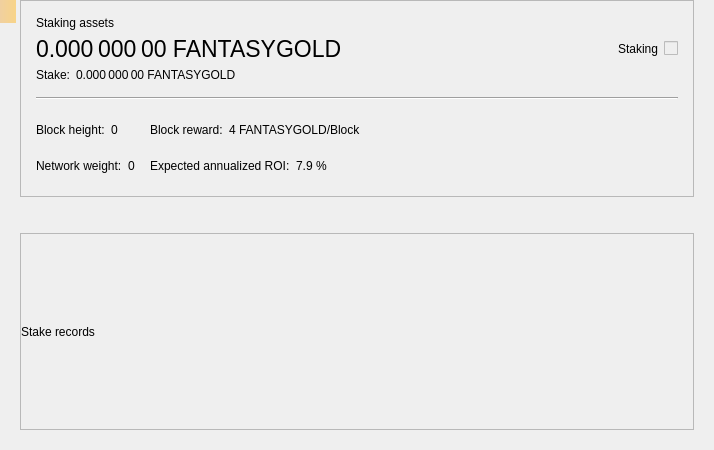
<?xml version="1.0" encoding="UTF-8"?>
<ui version="4.0">
 <class>StakePage</class>
 <widget class="QWidget" name="StakePage">
  <property name="geometry">
   <rect>
    <x>0</x>
    <y>0</y>
    <width>714</width>
    <height>450</height>
   </rect>
  </property>
  <property name="windowTitle">
   <string>Form</string>
  </property>
  <layout class="QVBoxLayout" name="verticalLayout_3">
   <property name="leftMargin">
    <number>20</number>
   </property>
   <property name="topMargin">
    <number>0</number>
   </property>
   <property name="rightMargin">
    <number>20</number>
   </property>
   <property name="bottomMargin">
    <number>20</number>
   </property>
   <item>
    <widget class="QFrame" name="frameStakeInfo">
     <property name="frameShape">
      <enum>QFrame::StyledPanel</enum>
     </property>
     <property name="frameShadow">
      <enum>QFrame::Raised</enum>
     </property>
     <layout class="QVBoxLayout" name="verticalLayout">
      <property name="spacing">
       <number>15</number>
      </property>
      <property name="leftMargin">
       <number>15</number>
      </property>
      <property name="topMargin">
       <number>15</number>
      </property>
      <property name="rightMargin">
       <number>15</number>
      </property>
      <property name="bottomMargin">
       <number>15</number>
      </property>
      <item>
       <layout class="QGridLayout" name="gridLayout_2">
        <property name="spacing">
         <number>6</number>
        </property>
        <item row="1" column="0">
         <widget class="QLabel" name="labelAssets">
          <property name="font">
           <font>
            <pointsize>17</pointsize>
           </font>
          </property>
          <property name="cursor">
           <cursorShape>IBeamCursor</cursorShape>
          </property>
          <property name="toolTip">
           <string>Your current spendable balance</string>
          </property>
          <property name="text">
           <string notr="true">0.000 000 00 FANTASYGOLD</string>
          </property>
          <property name="alignment">
           <set>Qt::AlignLeading|Qt::AlignLeft|Qt::AlignVCenter</set>
          </property>
          <property name="textInteractionFlags">
           <set>Qt::LinksAccessibleByMouse|Qt::TextSelectableByMouse</set>
          </property>
         </widget>
        </item>
        <item row="0" column="0">
         <widget class="QLabel" name="labelAssetsText">
          <property name="text">
           <string>Staking assets</string>
          </property>
          <property name="alignment">
           <set>Qt::AlignLeading|Qt::AlignLeft|Qt::AlignVCenter</set>
          </property>
         </widget>
        </item>
        <item row="1" column="2">
         <spacer name="horizontalSpacer_2">
          <property name="orientation">
           <enum>Qt::Horizontal</enum>
          </property>
          <property name="sizeHint" stdset="0">
           <size>
            <width>40</width>
            <height>20</height>
           </size>
          </property>
         </spacer>
        </item>
        <item row="4" column="0">
         <layout class="QHBoxLayout" name="horizontalLayout_5">
          <property name="spacing">
           <number>6</number>
          </property>
          <item>
           <widget class="QLabel" name="labelStakeText">
            <property name="sizePolicy">
             <sizepolicy hsizetype="Maximum" vsizetype="Preferred">
              <horstretch>0</horstretch>
              <verstretch>0</verstretch>
             </sizepolicy>
            </property>
            <property name="text">
             <string>Stake:</string>
            </property>
            <property name="alignment">
             <set>Qt::AlignLeading|Qt::AlignLeft|Qt::AlignVCenter</set>
            </property>
           </widget>
          </item>
          <item>
           <widget class="QLabel" name="labelStake">
            <property name="text">
             <string>0.000 000 00 FANTASYGOLD</string>
            </property>
            <property name="alignment">
             <set>Qt::AlignLeading|Qt::AlignLeft|Qt::AlignVCenter</set>
            </property>
            <property name="textInteractionFlags">
             <set>Qt::LinksAccessibleByMouse|Qt::TextSelectableByMouse</set>
            </property>
           </widget>
          </item>
          <item>
           <spacer name="horizontalSpacer_3">
            <property name="orientation">
             <enum>Qt::Horizontal</enum>
            </property>
            <property name="sizeType">
             <enum>QSizePolicy::Minimum</enum>
            </property>
            <property name="sizeHint" stdset="0">
             <size>
              <width>0</width>
              <height>0</height>
             </size>
            </property>
           </spacer>
          </item>
         </layout>
        </item>
        <item row="1" column="4">
         <widget class="QLabel" name="labelStaking">
          <property name="text">
           <string>Staking</string>
          </property>
         </widget>
        </item>
        <item row="1" column="5">
         <widget class="QSwitchControl" name="checkStake">
          <property name="enabled">
           <bool>false</bool>
          </property>
         </widget>
        </item>
       </layout>
      </item>
      <item>
       <widget class="Line" name="hLine">
        <property name="orientation">
         <enum>Qt::Horizontal</enum>
        </property>
       </widget>
      </item>
      <item>
       <layout class="QGridLayout" name="gridLayout">
        <property name="verticalSpacing">
         <number>6</number>
        </property>
        <item row="0" column="0">
         <layout class="QHBoxLayout" name="horizontalLayout">
          <property name="spacing">
           <number>6</number>
          </property>
          <item>
           <widget class="QLabel" name="labelHeightText">
            <property name="sizePolicy">
             <sizepolicy hsizetype="Maximum" vsizetype="Preferred">
              <horstretch>0</horstretch>
              <verstretch>0</verstretch>
             </sizepolicy>
            </property>
            <property name="text">
             <string>Block height:</string>
            </property>
            <property name="alignment">
             <set>Qt::AlignLeading|Qt::AlignLeft|Qt::AlignVCenter</set>
            </property>
           </widget>
          </item>
          <item>
           <widget class="QLabel" name="labelHeight">
            <property name="text">
             <string>0</string>
            </property>
            <property name="alignment">
             <set>Qt::AlignLeading|Qt::AlignLeft|Qt::AlignVCenter</set>
            </property>
            <property name="textInteractionFlags">
             <set>Qt::LinksAccessibleByMouse|Qt::TextSelectableByMouse</set>
            </property>
           </widget>
          </item>
          <item>
           <spacer name="horizontalSpacer_4">
            <property name="orientation">
             <enum>Qt::Horizontal</enum>
            </property>
            <property name="sizeType">
             <enum>QSizePolicy::Minimum</enum>
            </property>
            <property name="sizeHint" stdset="0">
             <size>
              <width>0</width>
              <height>0</height>
             </size>
            </property>
           </spacer>
          </item>
         </layout>
        </item>
        <item row="0" column="1">
         <layout class="QHBoxLayout" name="horizontalLayout_3">
          <property name="spacing">
           <number>6</number>
          </property>
          <item>
           <widget class="QLabel" name="labelRewardText">
            <property name="sizePolicy">
             <sizepolicy hsizetype="Maximum" vsizetype="Preferred">
              <horstretch>0</horstretch>
              <verstretch>0</verstretch>
             </sizepolicy>
            </property>
            <property name="text">
             <string>Block reward:</string>
            </property>
            <property name="alignment">
             <set>Qt::AlignLeading|Qt::AlignLeft|Qt::AlignVCenter</set>
            </property>
           </widget>
          </item>
          <item>
           <widget class="QLabel" name="labelReward">
            <property name="text">
             <string>4 FANTASYGOLD/Block</string>
            </property>
            <property name="alignment">
             <set>Qt::AlignLeading|Qt::AlignLeft|Qt::AlignVCenter</set>
            </property>
            <property name="textInteractionFlags">
             <set>Qt::LinksAccessibleByMouse|Qt::TextSelectableByMouse</set>
            </property>
           </widget>
          </item>
          <item>
           <spacer name="horizontalSpacer_6">
            <property name="orientation">
             <enum>Qt::Horizontal</enum>
            </property>
            <property name="sizeType">
             <enum>QSizePolicy::Minimum</enum>
            </property>
            <property name="sizeHint" stdset="0">
             <size>
              <width>0</width>
              <height>0</height>
             </size>
            </property>
           </spacer>
          </item>
         </layout>
        </item>
        <item row="0" column="2" rowspan="2">
         <spacer name="horizontalSpacer">
          <property name="orientation">
           <enum>Qt::Horizontal</enum>
          </property>
          <property name="sizeHint" stdset="0">
           <size>
            <width>40</width>
            <height>20</height>
           </size>
          </property>
         </spacer>
        </item>
        <item row="1" column="0">
         <layout class="QHBoxLayout" name="horizontalLayout_2">
          <property name="spacing">
           <number>6</number>
          </property>
          <item>
           <widget class="QLabel" name="labelWeightText">
            <property name="sizePolicy">
             <sizepolicy hsizetype="Maximum" vsizetype="Preferred">
              <horstretch>0</horstretch>
              <verstretch>0</verstretch>
             </sizepolicy>
            </property>
            <property name="text">
             <string>Network weight:</string>
            </property>
            <property name="alignment">
             <set>Qt::AlignLeading|Qt::AlignLeft|Qt::AlignVCenter</set>
            </property>
           </widget>
          </item>
          <item>
           <widget class="QLabel" name="labelWeight">
            <property name="text">
             <string>0</string>
            </property>
            <property name="alignment">
             <set>Qt::AlignLeading|Qt::AlignLeft|Qt::AlignVCenter</set>
            </property>
            <property name="textInteractionFlags">
             <set>Qt::LinksAccessibleByMouse|Qt::TextSelectableByMouse</set>
            </property>
           </widget>
          </item>
          <item>
           <spacer name="horizontalSpacer_5">
            <property name="orientation">
             <enum>Qt::Horizontal</enum>
            </property>
            <property name="sizeType">
             <enum>QSizePolicy::Minimum</enum>
            </property>
            <property name="sizeHint" stdset="0">
             <size>
              <width>0</width>
              <height>0</height>
             </size>
            </property>
           </spacer>
          </item>
         </layout>
        </item>
        <item row="1" column="1">
         <layout class="QHBoxLayout" name="horizontalLayout_4">
          <property name="spacing">
           <number>6</number>
          </property>
          <item>
           <widget class="QLabel" name="labelROIText">
            <property name="sizePolicy">
             <sizepolicy hsizetype="Maximum" vsizetype="Preferred">
              <horstretch>0</horstretch>
              <verstretch>0</verstretch>
             </sizepolicy>
            </property>
            <property name="text">
             <string>Expected annualized ROI:</string>
            </property>
            <property name="alignment">
             <set>Qt::AlignLeading|Qt::AlignLeft|Qt::AlignVCenter</set>
            </property>
           </widget>
          </item>
          <item>
           <widget class="QLabel" name="labelROI">
            <property name="text">
             <string>7.9 %</string>
            </property>
            <property name="alignment">
             <set>Qt::AlignLeading|Qt::AlignLeft|Qt::AlignVCenter</set>
            </property>
            <property name="textInteractionFlags">
             <set>Qt::LinksAccessibleByMouse|Qt::TextSelectableByMouse</set>
            </property>
           </widget>
          </item>
          <item>
           <spacer name="horizontalSpacer_7">
            <property name="orientation">
             <enum>Qt::Horizontal</enum>
            </property>
            <property name="sizeType">
             <enum>QSizePolicy::Minimum</enum>
            </property>
            <property name="sizeHint" stdset="0">
             <size>
              <width>0</width>
              <height>0</height>
             </size>
            </property>
           </spacer>
          </item>
         </layout>
        </item>
       </layout>
      </item>
     </layout>
    </widget>
   </item>
   <item>
    <spacer name="verticalSpacer">
     <property name="orientation">
      <enum>Qt::Vertical</enum>
     </property>
     <property name="sizeType">
      <enum>QSizePolicy::Fixed</enum>
     </property>
     <property name="sizeHint" stdset="0">
      <size>
       <width>20</width>
       <height>30</height>
      </size>
     </property>
    </spacer>
   </item>
   <item>
    <widget class="QFrame" name="frameStakeRecords">
     <property name="frameShape">
      <enum>QFrame::StyledPanel</enum>
     </property>
     <property name="frameShadow">
      <enum>QFrame::Raised</enum>
     </property>
     <layout class="QVBoxLayout" name="verticalLayout_2">
      <property name="leftMargin">
       <number>0</number>
      </property>
      <property name="topMargin">
       <number>0</number>
      </property>
      <property name="rightMargin">
       <number>0</number>
      </property>
      <property name="bottomMargin">
       <number>0</number>
      </property>
      <item>
       <widget class="QLabel" name="labelRecordsText">
        <property name="text">
         <string>Stake records</string>
        </property>
       </widget>
      </item>
     </layout>
    </widget>
   </item>
  </layout>
  <widget class="QLabel" name="labelAlerts">
   <property name="geometry">
    <rect>
     <x>0</x>
     <y>0</y>
     <width>16</width>
     <height>23</height>
    </rect>
   </property>
   <property name="visible">
    <bool>false</bool>
   </property>
   <property name="styleSheet">
    <string notr="true">QLabel { background-color: qlineargradient(x1: 0, y1: 0, x2: 1, y2: 0, stop:0 #F0D0A0, stop:1 #F8D488); color:#000000; }</string>
   </property>
   <property name="wordWrap">
    <bool>true</bool>
   </property>
   <property name="margin">
    <number>3</number>
   </property>
   <property name="textInteractionFlags">
    <set>Qt::TextSelectableByMouse</set>
   </property>
  </widget>
 </widget>
 <customwidgets>
  <customwidget>
   <class>QSwitchControl</class>
   <extends>QCheckBox</extends>
   <header>qt/qswitchcontrol.h</header>
  </customwidget>
 </customwidgets>
 <resources/>
 <connections/>
</ui>
